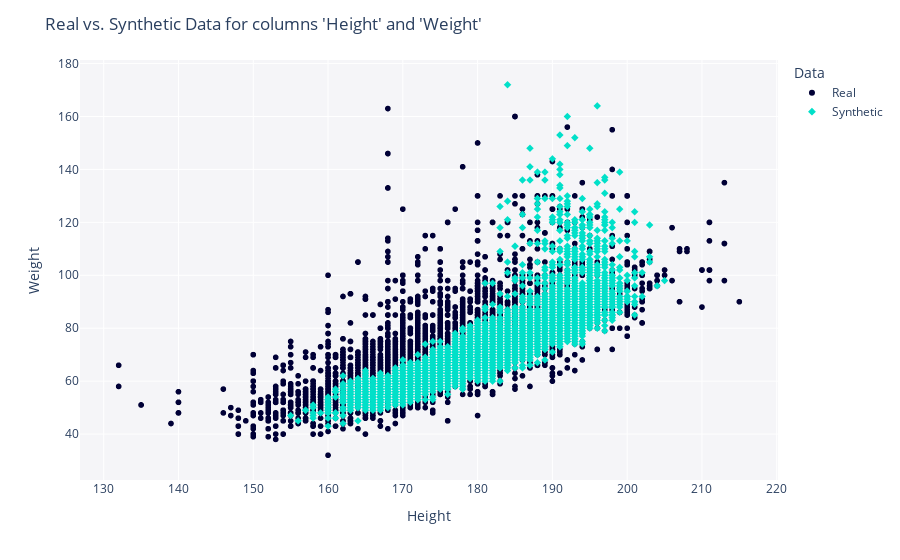

The notebook cell this image was saved under:
### Markdown cell above
### Height vs Weight

### Code cell
get_column_pair_plot(
    real_data=df_real,
    synthetic_data=df_fake,
    columns=['Height', 'Weight'],
    metadata=metadata 
)

### Figure 1 — Plotly figure (JSON) as saved in the notebook; plotly's stock layout.template omitted (floating-point values rounded to 4 significant figures; data arrays with more than 128 entries replaced by an {"elided": "..."} marker saying what was removed)
{"data": [{"hovertemplate": "Data=Real<br>Height=%{x}<br>Weight=%{y}<extra></extra>", "legendgroup": "Real", "marker": {"color": "#000036", "symbol": "circle"}, "mode": "markers", "name": "Real", "showlegend": true, "type": "scattergl", "x": {"elided": "10000 int values"}, "xaxis": "x", "y": {"elided": "10000 int values"}, "yaxis": "y"}, {"hovertemplate": "Data=Synthetic<br>Height=%{x}<br>Weight=%{y}<extra></extra>", "legendgroup": "Synthetic", "marker": {"color": "#01E0C9", "symbol": "diamond"}, "mode": "markers", "name": "Synthetic", "showlegend": true, "type": "scattergl", "x": {"elided": "10032 int values"}, "xaxis": "x", "y": {"elided": "10032 int values"}, "yaxis": "y"}], "layout": {"legend": {"title": {"text": "Data"}, "tracegroupgap": 0}, "margin": {"t": 60}, "plot_bgcolor": "#F5F5F8", "title": {"text": "Real vs. Synthetic Data for columns 'Height' and 'Weight'"}, "xaxis": {"anchor": "y", "domain": [0, 1], "title": {"text": "Height"}}, "yaxis": {"anchor": "x", "domain": [0, 1], "title": {"text": "Weight"}}}}
